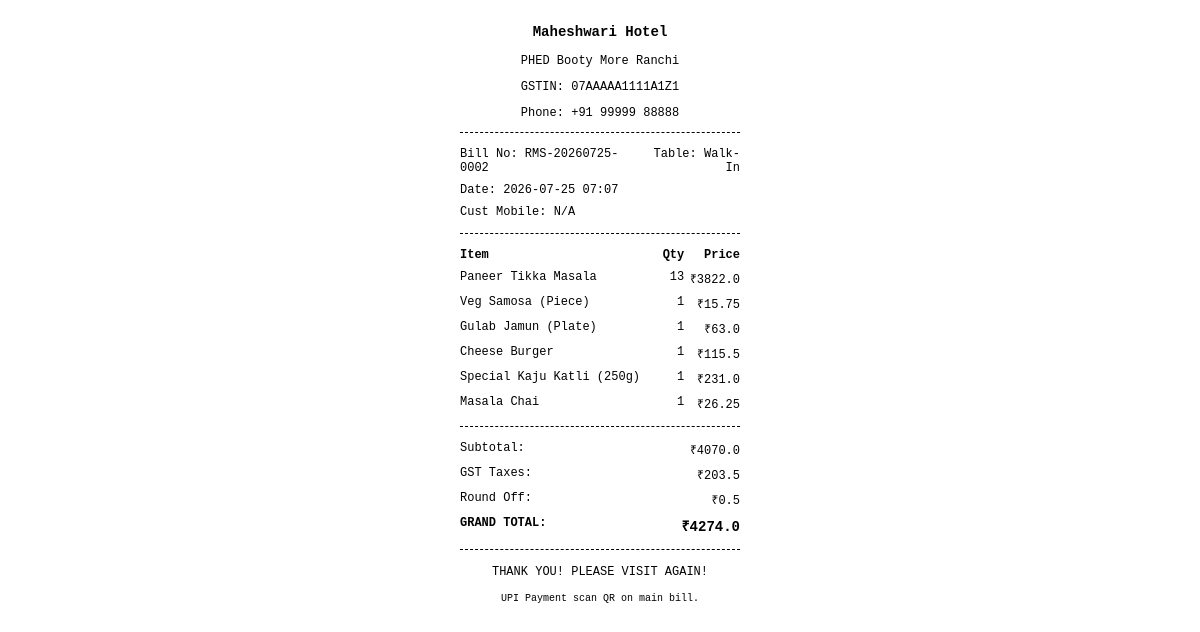
The page /billing/invoice/print/2?format=thermal (signed in) on the database its author committed.
### app/models/__init__.py (models this page shows)
class RestaurantSetting(db.Model):
    __tablename__ = 'restaurant_settings'
    id = db.Column(db.Integer, primary_key=True)
    key = db.Column(db.String(100), unique=True, nullable=False)
    value = db.Column(db.Text, nullable=True)

class Order(db.Model):
    __tablename__ = 'orders'
    id = db.Column(db.Integer, primary_key=True)
    order_number = db.Column(db.String(50), unique=True, nullable=False)
    table_id = db.Column(db.Integer, db.ForeignKey('restaurant_tables.id'), nullable=True)
    customer_id = db.Column(db.Integer, db.ForeignKey('customers.id'), nullable=True)
    customer_name = db.Column(db.String(120), nullable=True) # for quick walk-ins
    customer_mobile = db.Column(db.String(15), nullable=True)
    order_type = db.Column(db.String(20), default='Dine In') # Dine In, Take Away, Delivery
    notes = db.Column(db.Text, nullable=True)
    kitchen_status = db.Column(db.String(20), default='Pending') # Pending, Preparing, Ready, Served, Paid
    created_at = db.Column(db.DateTime, default=datetime.utcnow)
    updated_at = db.Column(db.DateTime, default=datetime.utcnow, onupdate=datetime.utcnow)
    subtotal = db.Column(db.Float, default=0.0)
    gst_amount = db.Column(db.Float, default=0.0)
    discount = db.Column(db.Float, default=0.0)
    round_off = db.Column(db.Float, default=0.0)
    grand_total = db.Column(db.Float, default=0.0)
    payment_status = db.Column(db.String(20), default='Unpaid') # Unpaid, Paid, Partially Paid
    payment_method = db.Column(db.String(50), nullable=True) # Cash, UPI, Card, Split
    split_details = db.Column(db.Text, nullable=True) # JSON details for split payment
    cashier_id = db.Column(db.Integer, db.ForeignKey('users.id'), nullable=True)
    items = db.relationship('OrderItem', backref='order', lazy=True, cascade='all, delete-orphan')

class OrderItem(db.Model):
    __tablename__ = 'order_items'
    id = db.Column(db.Integer, primary_key=True)
    order_id = db.Column(db.Integer, db.ForeignKey('orders.id', ondelete='CASCADE'), nullable=False)
    menu_item_id = db.Column(db.Integer, db.ForeignKey('menu_items.id'), nullable=False)
    item_name = db.Column(db.String(120), nullable=False) # snapshot
    quantity = db.Column(db.Integer, default=1)
    rate = db.Column(db.Float, default=0.0)
    gst_percent = db.Column(db.Float, default=5.0)
    discount = db.Column(db.Float, default=0.0)
    subtotal = db.Column(db.Float, default=0.0)
    kitchen_item_status = db.Column(db.String(20), default='Pending') # Pending, Preparing, Ready, Served, Cancelled
    menu_item = db.relationship('MenuItem')

### app/routes/billing.py (the view)
@billing_bp.route('/billing/invoice/print/<int:order_id>')
@login_required
def print_invoice(order_id):
    order = Order.query.get_or_404(order_id)
    format_type = request.args.get('format', 'thermal') # thermal or a4
    return render_template('billing/print.html', order=order, format=format_type)

### app/utils/helpers.py (called while the page is built)
def get_setting(key, default=None):
    try:
        setting = RestaurantSetting.query.filter_by(key=key).first()
        if setting:
            return setting.value
        return default
    except Exception as e:
        print(f"Error fetching setting {key}: {e}")
        return default

### app/templates/billing/print.html (shortened to what this page needs)
<!DOCTYPE html>
<html lang="en">
<head>
</head>
<body onload="window.print()">
    <div class="receipt-container">
        <div class="text-center">
            <h3>{{ get_setting('restaurant_name', 'THE ROYAL SWAD') }}</h3>
            <p>{{ get_setting('address', '') }}</p>
            <p>GSTIN: {{ get_setting('gst_number', '') }}</p>
            <p>Phone: {{ get_setting('phone', '') }}</p>
        </div>
        <div class="divider"></div>
        <table>
            <tr>
                <td>Bill No: {{ order.order_number }}</td>
                <td class="text-right">Table: {{ order.table_rel.table_number if order.table_rel else "Walk-In" }}</td>
            </tr>
            <tr>
                <td colspan="2">Date: {{ order.created_at.strftime('%Y-%m-%d %H:%M') }}</td>
            </tr>
            <tr>
                <td colspan="2">Cust Mobile: {{ order.customer_mobile or "N/A" }}</td>
            </tr>
        </table>
        <div class="divider"></div>
        <table>
            <thead>
                <tr>
                    <th align="left">Item</th>
                    <th align="right">Qty</th>
                    <th align="right">Price</th>
                </tr>
            </thead>
            <tbody>
                {% for item in order.items %}
                <tr>
                    <td>{{ item.item_name }}</td>
                    <td align="right">{{ item.quantity }}</td>
                    <td align="right">₹{{ item.subtotal }}</td>
                </tr>
                {% endfor %}
            </tbody>
        </table>
        <div class="divider"></div>
        <table>
            <tr>
                <td>Subtotal:</td>
                <td class="text-right">₹{{ order.subtotal }}</td>
            </tr>
            <tr>
                <td>GST Taxes:</td>
                <td class="text-right">₹{{ order.gst_amount }}</td>
            </tr>
            {% if order.round_off != 0 %}
            <tr>
                <td>Round Off:</td>
                <td class="text-right">₹{{ order.round_off }}</td>
            </tr>
            {% endif %}
            <tr class="fw-bold">
                <td>GRAND TOTAL:</td>
                <td class="text-right" style="font-size: 14px;">₹{{ order.grand_total }}</td>
            </tr>
        </table>
        <div class="divider"></div>
        <div class="text-center" style="margin-top: 15px;">
            <p>THANK YOU! PLEASE VISIT AGAIN!</p>
            <small>UPI Payment scan QR on main bill.</small>
        </div>
    </div>
</body>
</html>

### app/templates/billing/print.html (style rules this page uses)
body { font-family: 'Courier New', Courier, monospace; color: #000; background: #fff; margin: 0; padding: 10px; font-size: 12px; }
.receipt-container { max-width: 280px; margin: 0 auto; }
.text-center { text-align: center; }
.text-right { text-align: right; }
.divider { border-top: 1px dashed #000; margin: 10px 0; }
table { width: 100%; border-collapse: collapse; }
th, td { padding: 4px 0; vertical-align: top; }
.fw-bold { font-weight: bold; }

### rows shown on the page
RestaurantSetting: value "Maheshwari Hotel"
RestaurantSetting: value "PHED Booty More Ranchi"
RestaurantSetting: value "07AAAAA1111A1Z1"
RestaurantSetting: value "+91 99999 88888"
Order: order_number "RMS-20260725-0002", created_at "2026-07-25 07:07", customer_mobile "N/A", subtotal "4070.0", gst_amount "203.5", round_off "0.5", grand_total "4274.0"
OrderItem: item_name "Paneer Tikka Masala", quantity "13", subtotal "3822.0"
OrderItem: item_name "Veg Samosa (Piece)", quantity "1", subtotal "15.75"
OrderItem: item_name "Gulab Jamun (Plate)", quantity "1", subtotal "63.0"
OrderItem: item_name "Cheese Burger", quantity "1", subtotal "115.5"
OrderItem: item_name "Special Kaju Katli (250g)", quantity "1", subtotal "231.0"
OrderItem: item_name "Masala Chai", quantity "1", subtotal "26.25"

### other values the page prints
{{ order.table_rel.table_number if order.table_rel else "Walk-In" }} "Walk-In"
